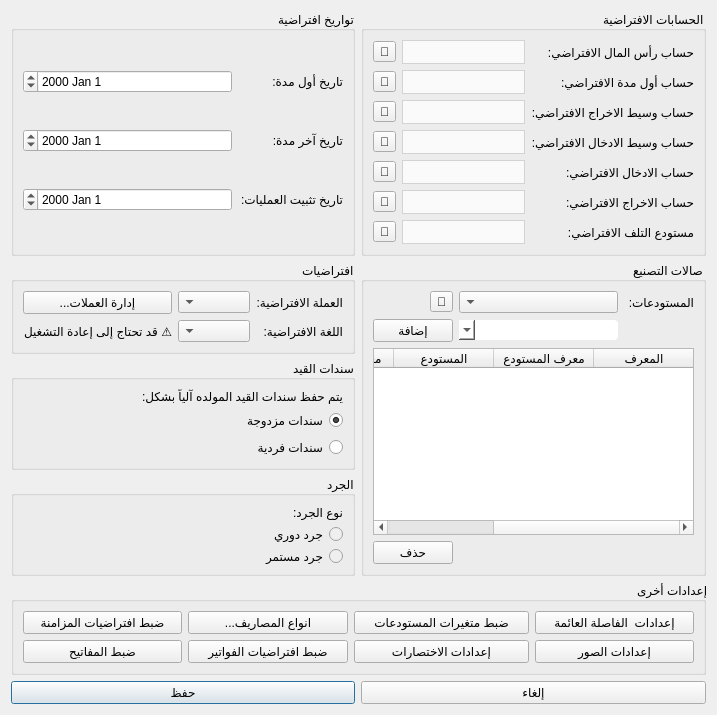
<?xml version="1.0" encoding="UTF-8"?>
<ui version="4.0">
 <class>Settings</class>
 <widget class="QDialog" name="Settings">
  <property name="geometry">
   <rect>
    <x>0</x>
    <y>0</y>
    <width>717</width>
    <height>659</height>
   </rect>
  </property>
  <property name="minimumSize">
   <size>
    <width>0</width>
    <height>0</height>
   </size>
  </property>
  <property name="maximumSize">
   <size>
    <width>1857564</width>
    <height>1857546</height>
   </size>
  </property>
  <property name="windowTitle">
   <string>خيارات</string>
  </property>
  <property name="windowIcon">
   <iconset>
    <normaloff>icons/menu.png</normaloff>icons/menu.png</iconset>
  </property>
  <property name="layoutDirection">
   <enum>Qt::RightToLeft</enum>
  </property>
  <layout class="QGridLayout" name="gridLayout_7">
   <item row="1" column="0" rowspan="2">
    <widget class="QGroupBox" name="groupBox_6">
     <property name="maximumSize">
      <size>
       <width>427</width>
       <height>16777215</height>
      </size>
     </property>
     <property name="layoutDirection">
      <enum>Qt::RightToLeft</enum>
     </property>
     <property name="title">
      <string>الحسابات الافتراضية</string>
     </property>
     <layout class="QGridLayout" name="gridLayout_5">
      <item row="0" column="0">
       <widget class="QLabel" name="label_7">
        <property name="text">
         <string>حساب رأس المال الافتراضي:</string>
        </property>
       </widget>
      </item>
      <item row="0" column="1">
       <widget class="QComboBox" name="default_capital_account_combobox">
        <property name="enabled">
         <bool>false</bool>
        </property>
        <property name="styleSheet">
         <string notr="true">QComboBox {
        background-color: #fafafa;
        border: 1px solid lightgrey;		
		height: 22px;
		color: black;
    }
    QComboBox::drop-down {
        border: none;
    }</string>
        </property>
       </widget>
      </item>
      <item row="0" column="2">
       <widget class="QToolButton" name="select_capital_account_btn">
        <property name="text">
         <string>🔎</string>
        </property>
       </widget>
      </item>
      <item row="1" column="0">
       <widget class="QLabel" name="label_8">
        <property name="text">
         <string>حساب أول مدة الافتراضي:</string>
        </property>
       </widget>
      </item>
      <item row="1" column="1">
       <widget class="QComboBox" name="default_period_start_account_combobox">
        <property name="enabled">
         <bool>false</bool>
        </property>
        <property name="styleSheet">
         <string notr="true">QComboBox {
        background-color: #fafafa;
        border: 1px solid lightgrey;		
		height: 22px;
		color: black;
    }
    QComboBox::drop-down {
        border: none;
    }</string>
        </property>
       </widget>
      </item>
      <item row="1" column="2">
       <widget class="QToolButton" name="select_period_start_account_btn">
        <property name="text">
         <string>🔎</string>
        </property>
       </widget>
      </item>
      <item row="2" column="0">
       <widget class="QLabel" name="label_12">
        <property name="text">
         <string>حساب وسيط الاخراج الافتراضي:</string>
        </property>
       </widget>
      </item>
      <item row="2" column="1">
       <widget class="QComboBox" name="mid_output_account">
        <property name="enabled">
         <bool>false</bool>
        </property>
        <property name="styleSheet">
         <string notr="true">QComboBox {
        background-color: #fafafa;
        border: 1px solid lightgrey;		
		height: 22px;
		color: black;
    }
    QComboBox::drop-down {
        border: none;
    }</string>
        </property>
       </widget>
      </item>
      <item row="2" column="2">
       <widget class="QToolButton" name="select_mid_output_account_btn">
        <property name="text">
         <string>🔎</string>
        </property>
       </widget>
      </item>
      <item row="3" column="0">
       <widget class="QLabel" name="label_13">
        <property name="text">
         <string>حساب وسيط الادخال الافتراضي:</string>
        </property>
       </widget>
      </item>
      <item row="3" column="1">
       <widget class="QComboBox" name="mid_input_account">
        <property name="enabled">
         <bool>false</bool>
        </property>
        <property name="styleSheet">
         <string notr="true">QComboBox {
        background-color: #fafafa;
        border: 1px solid lightgrey;		
		height: 22px;
		color: black;
    }
    QComboBox::drop-down {
        border: none;
    }</string>
        </property>
       </widget>
      </item>
      <item row="3" column="2">
       <widget class="QToolButton" name="select_mid_input_account_btn">
        <property name="text">
         <string>🔎</string>
        </property>
       </widget>
      </item>
      <item row="4" column="0">
       <widget class="QLabel" name="label_15">
        <property name="text">
         <string>حساب الادخال الافتراضي:</string>
        </property>
       </widget>
      </item>
      <item row="4" column="1">
       <widget class="QComboBox" name="input_account">
        <property name="enabled">
         <bool>false</bool>
        </property>
        <property name="styleSheet">
         <string notr="true">QComboBox {
        background-color: #fafafa;
        border: 1px solid lightgrey;		
		height: 22px;
		color: black;
    }
    QComboBox::drop-down {
        border: none;
    }</string>
        </property>
       </widget>
      </item>
      <item row="4" column="2">
       <widget class="QToolButton" name="select_input_account_btn">
        <property name="text">
         <string>🔎</string>
        </property>
       </widget>
      </item>
      <item row="5" column="0">
       <widget class="QLabel" name="label_14">
        <property name="text">
         <string>حساب الاخراج الافتراضي:</string>
        </property>
       </widget>
      </item>
      <item row="5" column="1">
       <widget class="QComboBox" name="output_account">
        <property name="enabled">
         <bool>false</bool>
        </property>
        <property name="styleSheet">
         <string notr="true">QComboBox {
        background-color: #fafafa;
        border: 1px solid lightgrey;		
		height: 22px;
		color: black;
    }
    QComboBox::drop-down {
        border: none;
    }</string>
        </property>
       </widget>
      </item>
      <item row="5" column="2">
       <widget class="QToolButton" name="select_output_account_btn">
        <property name="text">
         <string>🔎</string>
        </property>
       </widget>
      </item>
      <item row="6" column="0">
       <widget class="QLabel" name="label_16">
        <property name="text">
         <string>مستودع التلف الافتراضي:</string>
        </property>
       </widget>
      </item>
      <item row="6" column="1">
       <widget class="QComboBox" name="damaged_materials_warehouse_combobox">
        <property name="enabled">
         <bool>false</bool>
        </property>
        <property name="styleSheet">
         <string notr="true">QComboBox {
        background-color: #fafafa;
        border: 1px solid lightgrey;		
		height: 22px;
		color: black;
    }
    QComboBox::drop-down {
        border: none;
    }</string>
        </property>
       </widget>
      </item>
      <item row="6" column="2">
       <widget class="QToolButton" name="select_damaged_materials_warehouse_btn">
        <property name="text">
         <string>🔎</string>
        </property>
       </widget>
      </item>
     </layout>
    </widget>
   </item>
   <item row="7" column="1">
    <widget class="QPushButton" name="save_btn">
     <property name="styleSheet">
      <string notr="true"/>
     </property>
     <property name="text">
      <string>حفظ</string>
     </property>
    </widget>
   </item>
   <item row="7" column="0">
    <widget class="QPushButton" name="cancel_btn">
     <property name="styleSheet">
      <string notr="true"/>
     </property>
     <property name="text">
      <string>إلغاء</string>
     </property>
    </widget>
   </item>
   <item row="4" column="1">
    <widget class="QGroupBox" name="groupBox_5">
     <property name="minimumSize">
      <size>
       <width>0</width>
       <height>0</height>
      </size>
     </property>
     <property name="layoutDirection">
      <enum>Qt::RightToLeft</enum>
     </property>
     <property name="title">
      <string>سندات القيد</string>
     </property>
     <layout class="QGridLayout" name="gridLayout_6">
      <item row="2" column="0">
       <widget class="QRadioButton" name="double_journal_entries_radio">
        <property name="text">
         <string>سندات مزدوجة</string>
        </property>
        <property name="checked">
         <bool>true</bool>
        </property>
       </widget>
      </item>
      <item row="3" column="0">
       <widget class="QRadioButton" name="individual_journal_entries_radio">
        <property name="text">
         <string>سندات فردية</string>
        </property>
       </widget>
      </item>
      <item row="1" column="0">
       <widget class="QLabel" name="label_6">
        <property name="minimumSize">
         <size>
          <width>250</width>
          <height>0</height>
         </size>
        </property>
        <property name="text">
         <string>يتم حفظ سندات القيد المولده آلياً بشكل:</string>
        </property>
       </widget>
      </item>
     </layout>
    </widget>
   </item>
   <item row="3" column="0" rowspan="3">
    <widget class="QGroupBox" name="groupBox_3">
     <property name="maximumSize">
      <size>
       <width>427</width>
       <height>16777215</height>
      </size>
     </property>
     <property name="title">
      <string>صالات التصنيع</string>
     </property>
     <layout class="QGridLayout" name="gridLayout_4">
      <item row="4" column="0" colspan="3">
       <widget class="QTableWidget" name="manufacture_halls_table">
        <property name="dragDropOverwriteMode">
         <bool>false</bool>
        </property>
        <property name="alternatingRowColors">
         <bool>true</bool>
        </property>
        <property name="selectionMode">
         <enum>QAbstractItemView::SingleSelection</enum>
        </property>
        <property name="selectionBehavior">
         <enum>QAbstractItemView::SelectRows</enum>
        </property>
        <property name="verticalScrollMode">
         <enum>QAbstractItemView::ScrollPerPixel</enum>
        </property>
        <property name="horizontalScrollMode">
         <enum>QAbstractItemView::ScrollPerPixel</enum>
        </property>
        <attribute name="verticalHeaderVisible">
         <bool>false</bool>
        </attribute>
        <column>
         <property name="text">
          <string>المعرف</string>
         </property>
        </column>
        <column>
         <property name="text">
          <string>معرف المستودع</string>
         </property>
        </column>
        <column>
         <property name="text">
          <string>المستودع</string>
         </property>
        </column>
        <column>
         <property name="text">
          <string>معرف الحساب</string>
         </property>
        </column>
        <column>
         <property name="text">
          <string>الحساب</string>
         </property>
        </column>
       </widget>
      </item>
      <item row="3" column="1">
       <widget class="QComboBox" name="accounts_combobox">
        <property name="enabled">
         <bool>false</bool>
        </property>
        <property name="styleSheet">
         <string notr="true">background-color: white;
color: black;
border: 1px solid #CCC; /* Soft grey outline */
border-radius: 4px; /* Optional: Add rounded corners */
height: 20px;background-color:white;
color:black;
border-style: none;
height:20;</string>
        </property>
       </widget>
      </item>
      <item row="1" column="1">
       <widget class="QComboBox" name="warehouses_combobox"/>
      </item>
      <item row="3" column="2">
       <widget class="QPushButton" name="add_manufacture_hall_warehouse">
        <property name="maximumSize">
         <size>
          <width>95</width>
          <height>16777215</height>
         </size>
        </property>
        <property name="text">
         <string>إضافة</string>
        </property>
       </widget>
      </item>
      <item row="5" column="2">
       <widget class="QPushButton" name="remove_manufacture_hall_warehouse">
        <property name="text">
         <string>حذف</string>
        </property>
       </widget>
      </item>
      <item row="1" column="0">
       <widget class="QLabel" name="label_5">
        <property name="maximumSize">
         <size>
          <width>70</width>
          <height>16777215</height>
         </size>
        </property>
        <property name="text">
         <string>المستودعات:</string>
        </property>
       </widget>
      </item>
      <item row="1" column="2">
       <widget class="QToolButton" name="select_warehouse_btn">
        <property name="text">
         <string>🔎</string>
        </property>
       </widget>
      </item>
     </layout>
    </widget>
   </item>
   <item row="6" column="0" colspan="2">
    <widget class="QGroupBox" name="groupBox_4">
     <property name="title">
      <string>إعدادات أخرى</string>
     </property>
     <layout class="QGridLayout" name="gridLayout_3">
      <item row="0" column="0">
       <widget class="QPushButton" name="float_point_setting_btn">
        <property name="minimumSize">
         <size>
          <width>110</width>
          <height>0</height>
         </size>
        </property>
        <property name="text">
         <string>إعدادات  الفاصلة العائمة</string>
        </property>
       </widget>
      </item>
      <item row="0" column="1">
       <widget class="QPushButton" name="set_warehouses_variables_btn">
        <property name="minimumSize">
         <size>
          <width>175</width>
          <height>0</height>
         </size>
        </property>
        <property name="text">
         <string>ضبط متغيرات المستودعات</string>
        </property>
       </widget>
      </item>
      <item row="0" column="2">
       <widget class="QPushButton" name="expenses_types_btn">
        <property name="text">
         <string>...انواع المصاريف</string>
        </property>
       </widget>
      </item>
      <item row="0" column="3">
       <widget class="QPushButton" name="synchronization_settings_btn">
        <property name="text">
         <string>ضبط افتراضيات المزامنة</string>
        </property>
       </widget>
      </item>
      <item row="1" column="0">
       <widget class="QPushButton" name="media_btn">
        <property name="minimumSize">
         <size>
          <width>110</width>
          <height>0</height>
         </size>
        </property>
        <property name="text">
         <string>إعدادات الصور</string>
        </property>
       </widget>
      </item>
      <item row="1" column="1">
       <widget class="QPushButton" name="shortcut_settings_btn">
        <property name="minimumSize">
         <size>
          <width>175</width>
          <height>0</height>
         </size>
        </property>
        <property name="text">
         <string>إعدادات الاختصارات</string>
        </property>
       </widget>
      </item>
      <item row="1" column="2">
       <widget class="QPushButton" name="invoices_settings_btn">
        <property name="maximumSize">
         <size>
          <width>250</width>
          <height>16777215</height>
         </size>
        </property>
        <property name="text">
         <string>ضبط افتراضيات الفواتير</string>
        </property>
       </widget>
      </item>
      <item row="1" column="3">
       <widget class="QPushButton" name="api_keys_btn">
        <property name="maximumSize">
         <size>
          <width>250</width>
          <height>16777215</height>
         </size>
        </property>
        <property name="text">
         <string>ضبط المفاتيح</string>
        </property>
       </widget>
      </item>
     </layout>
    </widget>
   </item>
   <item row="5" column="1">
    <widget class="QGroupBox" name="groupBox_7">
     <property name="minimumSize">
      <size>
       <width>0</width>
       <height>100</height>
      </size>
     </property>
     <property name="title">
      <string>الجرد</string>
     </property>
     <layout class="QGridLayout" name="gridLayout_8">
      <item row="2" column="0">
       <widget class="QRadioButton" name="perpetual_option_radio">
        <property name="enabled">
         <bool>false</bool>
        </property>
        <property name="styleSheet">
         <string notr="true">color: Black</string>
        </property>
        <property name="text">
         <string>جرد مستمر</string>
        </property>
       </widget>
      </item>
      <item row="1" column="0">
       <widget class="QRadioButton" name="periodic_option_radio">
        <property name="enabled">
         <bool>false</bool>
        </property>
        <property name="styleSheet">
         <string notr="true">color: Black</string>
        </property>
        <property name="text">
         <string>جرد دوري</string>
        </property>
       </widget>
      </item>
      <item row="0" column="0">
       <widget class="QLabel" name="label_9">
        <property name="text">
         <string>نوع الجرد:</string>
        </property>
       </widget>
      </item>
     </layout>
    </widget>
   </item>
   <item row="3" column="1">
    <widget class="QGroupBox" name="groupBox">
     <property name="title">
      <string>افتراضيات</string>
     </property>
     <layout class="QGridLayout" name="gridLayout">
      <item row="1" column="0">
       <widget class="QLabel" name="label">
        <property name="maximumSize">
         <size>
          <width>100</width>
          <height>16777215</height>
         </size>
        </property>
        <property name="text">
         <string>العملة الافتراضية:</string>
        </property>
       </widget>
      </item>
      <item row="2" column="1">
       <widget class="QComboBox" name="language_combobox"/>
      </item>
      <item row="2" column="2">
       <widget class="QLabel" name="label_11">
        <property name="text">
         <string>⚠️ قد تحتاج إلى إعادة التشغيل</string>
        </property>
       </widget>
      </item>
      <item row="2" column="0">
       <widget class="QLabel" name="label_10">
        <property name="maximumSize">
         <size>
          <width>100</width>
          <height>16777215</height>
         </size>
        </property>
        <property name="text">
         <string>اللغة الافتراضية:</string>
        </property>
       </widget>
      </item>
      <item row="1" column="1">
       <widget class="QComboBox" name="currency_combobox"/>
      </item>
      <item row="1" column="2">
       <widget class="QPushButton" name="currency_management_btn">
        <property name="text">
         <string>...إدارة العملات</string>
        </property>
       </widget>
      </item>
     </layout>
    </widget>
   </item>
   <item row="1" column="1" rowspan="2">
    <widget class="QGroupBox" name="groupBox_2">
     <property name="layoutDirection">
      <enum>Qt::RightToLeft</enum>
     </property>
     <property name="title">
      <string>تواريخ افتراضية</string>
     </property>
     <layout class="QGridLayout" name="gridLayout_2">
      <item row="1" column="1" colspan="2">
       <widget class="QDateEdit" name="last_period_date_input"/>
      </item>
      <item row="2" column="0">
       <widget class="QLabel" name="label_4">
        <property name="text">
         <string>تاريخ تثبيت العمليات:</string>
        </property>
       </widget>
      </item>
      <item row="1" column="0">
       <widget class="QLabel" name="label_3">
        <property name="text">
         <string>تاريخ آخر مدة:</string>
        </property>
       </widget>
      </item>
      <item row="2" column="1" colspan="2">
       <widget class="QDateEdit" name="operations_fixation_date_input"/>
      </item>
      <item row="0" column="1" colspan="2">
       <widget class="QDateEdit" name="first_period_date_input"/>
      </item>
      <item row="0" column="0">
       <widget class="QLabel" name="label_2">
        <property name="text">
         <string>تاريخ أول مدة:</string>
        </property>
       </widget>
      </item>
     </layout>
    </widget>
   </item>
  </layout>
 </widget>
 <resources/>
 <connections/>
</ui>
